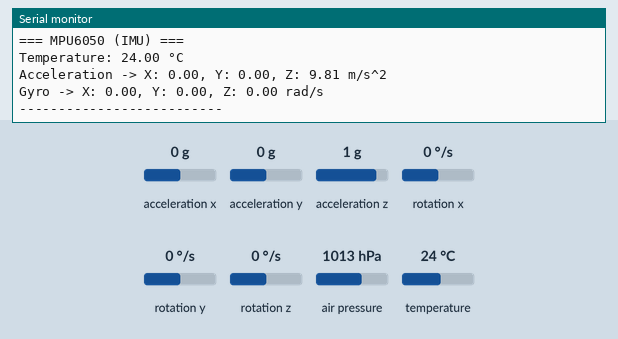
Bench run of a sketch on a simulated ESP32. Parts: the last lines printed to the serial monitor. Inputs (shaded band) come from the test bench; at power-on: acceleration x 0 g, acceleration y 0 g, acceleration z 1 g, rotation x 0 °/s, rotation y 0 °/s, rotation z 0 °/s, air pressure 1013 hPa, temperature 24 °C.

Above: at 2.2 s.
2.3 s: acceleration x set to -1.4 g
At 3.6 s:
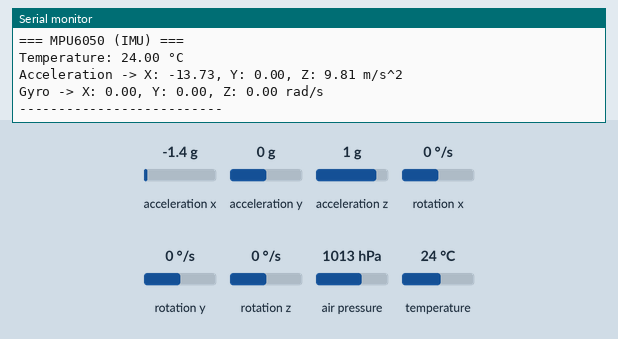
3.8 s: acceleration y set to -1.4 g
At 5.2 s:
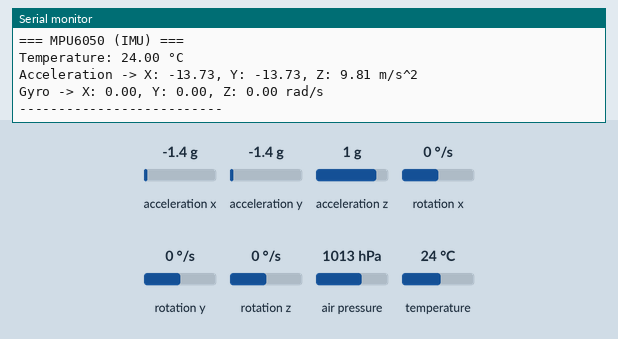
5.3 s: acceleration z set to -1.4 g
6.8 s: rotation x set to -192 °/s
At 7.5 s:
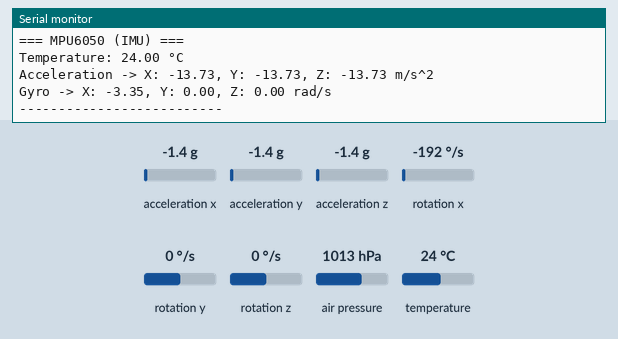
8.3 s: rotation y set to -192 °/s
At 10.0 s:
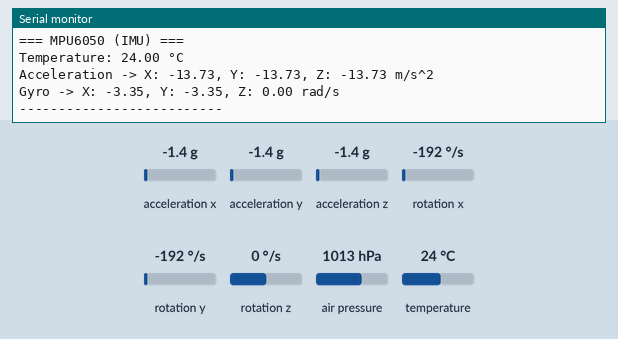

Measured:
- after the input at 2.3 s, the serial monitor: prints a new line after 0.74 s (image 1)
- after the input at 3.8 s, the serial monitor: prints a new line after 1.3 s (image 2)
- after the input at 6.8 s, the serial monitor: prints a new line after 0.30 s (image 3)
- after the input at 8.3 s, the serial monitor: prints a new line after 0.83 s (image 4)

The sketch:

code_merged.ino
```cpp
#include <Wire.h>
#include <Adafruit_BMP085.h>   // For BMP180
#include <Adafruit_MPU6050.h>  // For MPU6050
#include <Adafruit_Sensor.h>

// Define I2C pins for ESP32
#define SDA_PIN 21
#define SCL_PIN 22

// Create sensor objects
Adafruit_BMP085 bmp;
Adafruit_MPU6050 mpu;

void setup() {
  Serial.begin(115200);
  delay(1000);

  // Initialize I2C with custom pins
  Wire.begin(SDA_PIN, SCL_PIN);

  // --- BMP180 Initialization ---
  Serial.println("Initializing BMP180...");
  if (!bmp.begin()) {
    Serial.println("Could not find a valid BMP180 sensor, check wiring!");
    while (1) delay(1000);
  }
  Serial.println("BMP180 initialized successfully!");

  // --- MPU6050 Initialization ---
  Serial.println("Initializing MPU6050...");
  if (!mpu.begin()) {
    Serial.println("Could not find a valid MPU6050 sensor, check wiring!");
    while (1) delay(1000);
  }
  Serial.println("MPU6050 initialized successfully!");

  // Configure MPU6050 sensor ranges
  mpu.setAccelerometerRange(MPU6050_RANGE_8_G);
  mpu.setGyroRange(MPU6050_RANGE_500_DEG);
  mpu.setFilterBandwidth(MPU6050_BAND_21_HZ);
}

void loop() {
  // --- BMP180 Data ---
  float bmpTemp = bmp.readTemperature();
  int32_t pressure = bmp.readPressure();
  float altitude = bmp.readAltitude();

  // --- MPU6050 Data ---
  sensors_event_t accel, gyro, temp;
  mpu.getEvent(&accel, &gyro, &temp);

  // Print BMP180 data
  Serial.println("=== BMP180 (Barometer) ===");
  Serial.print("Temperature: ");
  Serial.print(bmpTemp);
  Serial.println(" °C");

  Serial.print("Pressure: ");
  Serial.print(pressure);
  Serial.println(" Pa");

  Serial.print("Altitude: ");
  Serial.print(altitude);
  Serial.println(" m");

  // Print MPU6050 data
  Serial.println("=== MPU6050 (IMU) ===");
  Serial.print("Temperature: ");
  Serial.print(temp.temperature);
  Serial.println(" °C");

  Serial.print("Acceleration -> X: ");
  Serial.print(accel.acceleration.x);
  Serial.print(", Y: ");
  Serial.print(accel.acceleration.y);
  Serial.print(", Z: ");
  Serial.print(accel.acceleration.z);
  Serial.println(" m/s^2");

  Serial.print("Gyro -> X: ");
  Serial.print(gyro.gyro.x);
  Serial.print(", Y: ");
  Serial.print(gyro.gyro.y);
  Serial.print(", Z: ");
  Serial.print(gyro.gyro.z);
  Serial.println(" rad/s");

  Serial.println("--------------------------\n");

  delay(2000); // Update every 2 seconds
}
```
